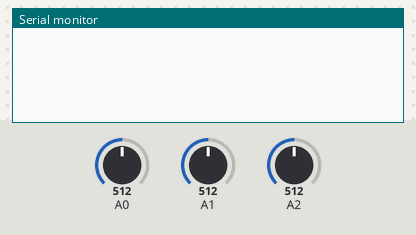
Recording of a sketch running on a simulated Arduino Uno, built with avr-gcc and run on an emulated ATmega328P. Parts: the last lines printed to the serial monitor. Inputs (shaded band) come from the test bench; at power-on: A0 = 512, A1 = 512, A2 = 512.

Above: at 1.2 s.
1.3 s: A0 set to 306
At 2.5 s:
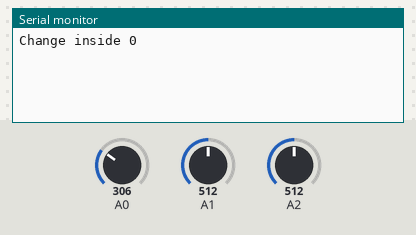
2.8 s: A1 set to 306
At 3.9 s:
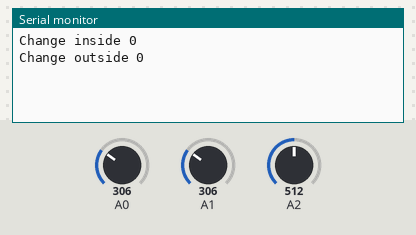
4.3 s: A2 set to 306
At 5.0 s:
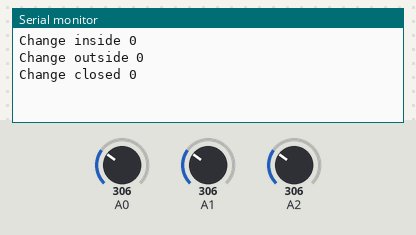
5.8 s: A0 set to 716
At 6.2 s:
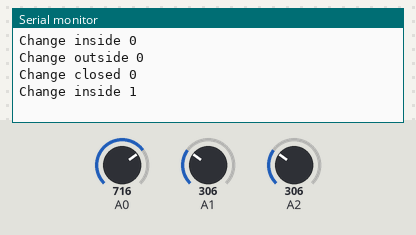
7.3 s: A1 set to 716
At 8.5 s:
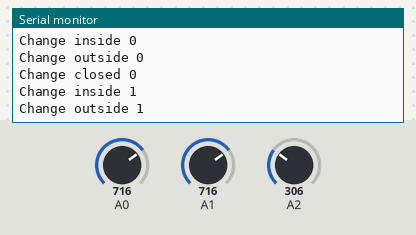
8.8 s: A2 set to 716
At 9.7 s:
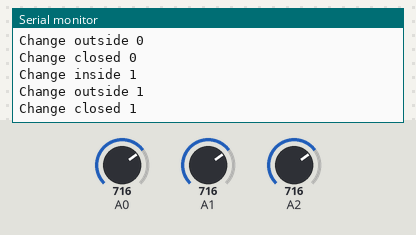

The sketch:

TestReader6.ino
```cpp
const int INSIDE = 0;
const int OUTSIDE = 1;
const int CLOSED = 2;

boolean isInside;
boolean isOutside;
boolean isClosed;

void setup(){

  Serial.begin(9600);

  isInside = getValue(INSIDE);
  isOutside = getValue(OUTSIDE);
  isClosed = getValue(CLOSED);

}

void loop(){

  if (isInside != getValue(INSIDE)){
    isInside = !isInside;
    Serial.print("Change inside ");
    Serial.println(isInside);
  }

  if (isOutside != getValue(OUTSIDE)){
    isOutside = !isOutside;
    Serial.print("Change outside ");
    Serial.println(isOutside);
  }

  if (isClosed != getValue(CLOSED)){
    isClosed = !isClosed;
    Serial.print("Change closed ");
    Serial.println(isClosed);
  }

}

boolean getValue(int pin){

  int value = map(analogRead(pin), 0, 1023, 0, 2);
  return (boolean)value;

}
```

Measured:
- after the input at 1.3 s, the serial monitor: prints a new line at once (image 1)
- after the input at 2.8 s, the serial monitor: prints a new line at once (image 2)
- after the input at 4.3 s, the serial monitor: prints a new line at once (image 3)
- after the input at 5.8 s, the serial monitor: prints a new line at once (image 4)
- after the input at 7.3 s, the serial monitor: prints a new line at once (image 5)
- after the input at 8.8 s, the serial monitor: prints a new line at once (image 6)
